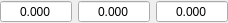
<?xml version="1.0" encoding="UTF-8"?>
<ui version="4.0">
 <class>scope_location_xyz_selector</class>
 <widget class="QWidget" name="scope_location_xyz_selector">
  <property name="geometry">
   <rect>
    <x>0</x>
    <y>0</y>
    <width>160</width>
    <height>16</height>
   </rect>
  </property>
  <property name="windowTitle">
   <string>Form</string>
  </property>
  <layout class="QHBoxLayout" name="horizontalLayout">
   <property name="leftMargin">
    <number>0</number>
   </property>
   <property name="topMargin">
    <number>0</number>
   </property>
   <property name="rightMargin">
    <number>0</number>
   </property>
   <property name="bottomMargin">
    <number>0</number>
   </property>
   <item>
    <widget class="QDoubleSpinBox" name="pos_x">
     <property name="alignment">
      <set>Qt::AlignCenter</set>
     </property>
     <property name="buttonSymbols">
      <enum>QAbstractSpinBox::NoButtons</enum>
     </property>
     <property name="decimals">
      <number>3</number>
     </property>
     <property name="minimum">
      <double>-99999.000000000000000</double>
     </property>
     <property name="maximum">
      <double>99999.990000000005239</double>
     </property>
    </widget>
   </item>
   <item>
    <widget class="QDoubleSpinBox" name="pos_y">
     <property name="alignment">
      <set>Qt::AlignCenter</set>
     </property>
     <property name="buttonSymbols">
      <enum>QAbstractSpinBox::NoButtons</enum>
     </property>
     <property name="decimals">
      <number>3</number>
     </property>
     <property name="minimum">
      <double>-99999.000000000000000</double>
     </property>
     <property name="maximum">
      <double>99999.990000000005239</double>
     </property>
    </widget>
   </item>
   <item>
    <widget class="QDoubleSpinBox" name="pos_z">
     <property name="alignment">
      <set>Qt::AlignCenter</set>
     </property>
     <property name="buttonSymbols">
      <enum>QAbstractSpinBox::NoButtons</enum>
     </property>
     <property name="decimals">
      <number>3</number>
     </property>
     <property name="minimum">
      <double>-99999.000000000000000</double>
     </property>
     <property name="maximum">
      <double>99999.990000000005239</double>
     </property>
    </widget>
   </item>
  </layout>
 </widget>
 <resources/>
 <connections/>
</ui>
